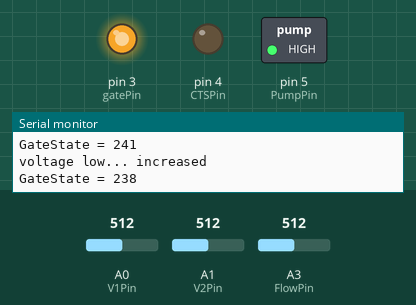
The sketch below on a simulated Arduino Uno, built with avr-gcc and run on an emulated ATmega328P. On the bench: switched loads named in the sketch (green lamp = pin HIGH), output pins drawn as LEDs (lit = HIGH), the last lines printed to the serial monitor. The test bench sets the inputs (shaded band); at power-on: A3 (FlowPin) = 512, A1 (V2Pin) = 512, A0 (V1Pin) = 512.

Above: at 1.2 s.
1.3 s: A3 (FlowPin) set to 809
At 5.81 s:
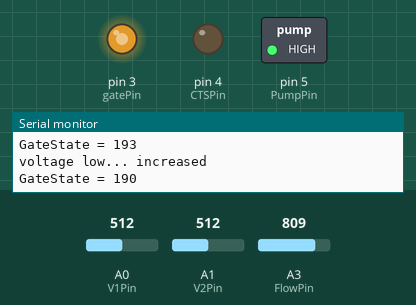
6.7 s: A3 (FlowPin) set to 828
At 7.07 s:
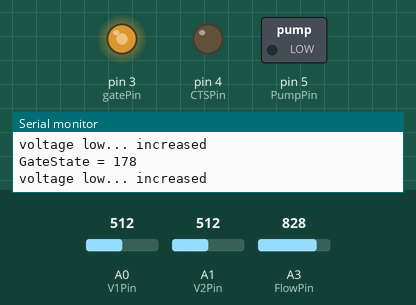
10.2 s: A1 (V2Pin) set to 0
At 14.87 s:
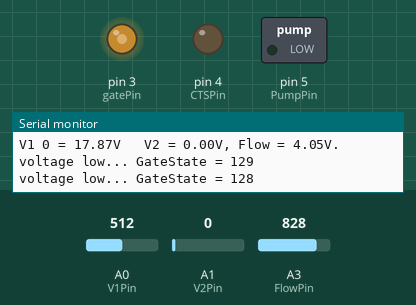
15.6 s: A3 (FlowPin) set to 716
At 16.08 s:
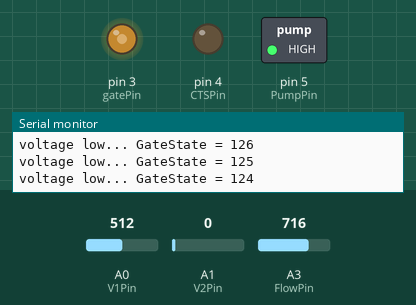
19.1 s: A1 (V2Pin) set to 4
24.5 s: A1 (V2Pin) set to 7
Timing chart, 0 to 59.4 s (numbered marks = the images above; inputs shaded):
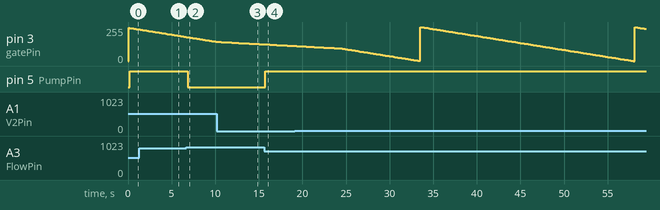

The sketch:

buffered_DHT_to_storage.ino
```cpp
#include "buffered_DHT_to_storage.h"
#include "filewrite.h"

void setup() {
  // Open serial port at baud rate:
  Serial.begin(9600);

  Serial.println(F("Solar regulator and flow sensor"));


  // Solar sensor pins
  pinMode(V1Pin, INPUT);
  pinMode(V2Pin, INPUT);
  // Solar regulator pin
  pinMode(gatePin, OUTPUT);
  // Flow sensor pin
  pinMode(FlowPin, INPUT);
  // Pump power pin
  pinMode(PumpPin, OUTPUT);
  // SoftwareSerial pins
  pinMode(RTSPin, INPUT);
  pinMode(CTSPin, OUTPUT);

  usb.begin(9600);
  //usb.begin(57600); // You can modify the default speed of the VDIP1 with firmware updates to be up to 57600 through newSoftSerial.
  digitalWrite(CTSPin, LOW); // Set the CTS to low and keep it there.

  usb.print("IPA"); // Set to ascii mode.
  usb.write(13);

}

void loop() {
  // put your main code here, to run repeatedly:

  // Check if there's anything waiting
  CheckUsb();
  CheckSerial();


  // Get readings into buffer
  buffCont = 0;
  do {
    x = millis()/1000; // Time now in s

    readVoltstoBuff(&V1Buff[buffCont], &V2Buff[buffCont]);
    doVoltostat(V1Buff[buffCont], V2Buff[buffCont]);

    checkFlow();
    //Serial.println("Did a reading");
    if (x > lastLogTime + TLOG) // If we're on a logging interval (to nearest second)
    {
      buffCont += 1;
      lastLogTime = x;
      //Serial.println("Buffered a reading");
    }
    else
    {
      //delayMicroseconds(TPOLL*1e6); // Time between readings in us
      delay(TPOLL); // Time between readings in ms
      //Serial.println("Waited");
    }
  } while ( buffCont < BUFSZ );

  // Check if there's anything waiting
  CheckUsb();
  CheckSerial();


  writeBufftoSerial(V1Buff, V2Buff);

  //OpenFile();
  //WriteLine();
  //CloseFile();


}

void CheckUsb() {
  // Disable the sending on the USB device if you have filled more than 50% of your buffer (64 bytes by default)
  if (usb.available() > 32)
  {
    digitalWrite(CTSPin, HIGH);
  }
  else
  {
    digitalWrite(CTSPin, LOW);
  }

  // If USB has something for me
  if (usb.available() > 0)
  { // read the incoming byte
    usbRx = usb.read();
    if (usbRx == 0x0D)
    {
      Serial.println();
    }
    else
    {
      Serial.print(usbRx);
    }
  }
}

void CheckSerial() {
  // If Serial (PC) has something for me
  if (Serial.available() > 0)
  { // read the incoming byte
    if (Serial.read() == (byte)'~')
    {
      charIn = 0;
      while (charIn != (byte)'~')
      { // wait for header byte again
        if (Serial.available() > 0)
        {
          charIn = Serial.read();
          Serial.print(charIn, HEX);
          if (charIn == (byte)'~')
          {
            Serial.println("breaking");
            break;
          }
          SendToUsb(charIn);
        }
      }
      SendToUsbTermCmd();
    }
  }
}

void writeBufftoSerial(float* tBuff, float* hBuff) {
  for (int i = 0; i < BUFSZ; i++) {
    Serial.print(F("V1 "));
    Serial.print(i);
    Serial.print(F(" = "));
    Serial.print(tBuff[i]);
    Serial.print(F("V   V2 = "));
    Serial.print(hBuff[i]);
    Serial.print(F("V, Flow = "));
    Serial.print(flowBuff[i]);
    Serial.println("V.");
  }
}
```

buffered_DHT_to_storage.h
```cpp
// Number of seconds between logged readings
#define TLOG 1
// Number of milliseconds between readings
#define TPOLL 100
// Number of readings to average every time
#define NAVG 100

// Number of readings to buffer
#define BUFSZ 1
// Voltage regulator variables
float V1Buff[BUFSZ];
float V2Buff[BUFSZ];
int gateVolt[BUFSZ];
float vNow, tmp1, tmp2;
int buffCont = 0;

// Flow sensor log
float flowBuff[BUFSZ];
float flowLo = 0.5; // Turn on pump if input voltage is between Lo and Hi values.
float flowHi = 4;   //

// Regulator output pin
const int gatePin = 3;
int gateState = 250;
// Voltostat - you will need to figure out how to calculate the output voltage in the function below
float highVolt = 29.72;// 31.45;

// Voltage input pins - set to A0 and A1
const int V1Pin = 14;
const int V2Pin = 15;
// Flow sensor input pin - set to A3
const int FlowPin = 17;
// Pump power pin and setting
const int PumpPin = 5;
const int PumpPower = 255;

void checkFlow()
{
  flowBuff[buffCont] = ( (float) analogRead(FlowPin) ) * 5 / 1023;
  if ( ( flowBuff[buffCont] > flowLo ) & ( flowBuff[buffCont] < flowHi ) )
  {
    analogWrite(PumpPin, PumpPower);
  }
  else
  {
    analogWrite(PumpPin, 0);
  }
}


void readVoltstoBuff(float* V1Buff, float* V2Buff) {
  // Read the volts and buffer the result - perform averaging!
  vNow = 0.0;
  for (int idx = 0; idx < NAVG; idx++)
  {
    vNow += ((float) analogRead(V1Pin)) * 5 * (1.5/0.21) / 1023;
  }
  V1Buff[0] = vNow/NAVG;

  vNow = 0.0;
  for (int idx = 0; idx < NAVG; idx++)
  {
    vNow += ((float) analogRead(V2Pin)) * 5 * (1.5/0.21) / 1023;
  }
  V2Buff[0] = vNow/NAVG;
}

void doVoltostat(float V1Now, float V2Now) {
//gateState = 255;
// Here you define the logic that relates the voltages read with the output PWM (0-255)
  readVoltstoBuff(&V1Now, &V2Now);
  vNow = V1Now;
  if (vNow < highVolt) {
          Serial.print("voltage low... ");

    gateState -= 1;
    analogWrite(gatePin, gateState);
    delay(100);
    readVoltstoBuff(&V1Now, &V2Now);

    if (V1Now < vNow)
    {
      gateState -= 2;
      Serial.println("increased");
    }
  }
//  else {
//          Serial.print("voltage high ... ");
//
//    gateState -= 1;
//
//    analogWrite(gatePin, gateState);
//    delay(100);
//    readVoltstoBuff(&V1Now, &V2Now);
//
//    if (V1Now > vNow)
//    {
//      gateState += 2;
//            Serial.println("decreased");
//
//    }
//  }
  analogWrite(gatePin, gateState);
  gateVolt[buffCont] = gateState;

  Serial.print("GateState = ");
  Serial.println(gateState);
}
```

filewrite.h
```cpp
#include <SoftwareSerial.h>


// RX TX

SoftwareSerial usb(2, 3);

int RTSPin = 5;
int CTSPin = 4;
char usbRx;
byte charIn;

long int x, valToWrite, lastLogTime;
int noOfChars, noOfnoOfChars;

char* strBuf[100]; // Assume I'm never gonna exceed 100 chars at once

void SendToUsb(char val) {
  while (digitalRead(RTSPin) == HIGH) { }
  usb.print(val);
  digitalWrite(CTSPin, LOW);
}

void SendToUsbTermCmd() {
  while (digitalRead(RTSPin) == HIGH) { }
  usb.write(13);
  digitalWrite(CTSPin, LOW);

}

void Tee(char* val[], int nChar) {
  // Assume it's fine to write to USB and serial
  for (int i = 0; i < nChar; i++)
  {
    usb.print(val[i]);
    Serial.print(val[i]);
  }
}

void Buff(char* str[], int nChar) {
  for (int i = 0; i < nChar; i++)
  {
    strBuf[i] = str[i];
  }
}

void TeeInt(int val) {
  // For Teeing an int
  usb.print(val);
  Serial.print(val);
}

void OpenFile()
{
  while (digitalRead(RTSPin) == HIGH) { }
  // This next bit is horrible: The address-of turns the const char into char ** with only a warning from compile.
  Buff(*"OPW LOG.CSV", 11);
  strBuf[11] = 13;
  Tee(strBuf, 12);

  //usb.print("OPW LOG.CSV");               // open to write creates a file or appends to existing
  //usb.print(13);                    // return character
  digitalWrite(CTSPin, LOW);

}

void CloseFile()
{
  while (digitalRead(RTSPin) == HIGH) { }
  Buff(*"CLF LOG.CSV", 11);
  strBuf[11] = 13;
  Tee(strBuf, 12);

  Tee(*"WRF ", 4);
  TeeInt(11);
  strBuf[0] = 13;
  Tee(strBuf, 1);

  Tee(*"V1, V2, VG", 10);
  Tee(strBuf, 1);

  //usb.print("CLF LOG.CSV");  // it closes the file
  //usb.print(13);       // return character
  digitalWrite(CTSPin, LOW);

}

void WriteLine()
{
  for (int i = 0; i < BUFSZ; i++) {
    while (digitalRead(RTSPin) == HIGH) { }
    valToWrite = millis(); // time since we started logging
    noOfChars = 1;
    x = valToWrite;                  // need to copy valToWrite as getting no of characters will consume it
    while (x >= 10)
    { // counts the characters in the number
      noOfChars++;             // thanks to D Mellis for this bit
      x /= 10;
    }

    x = gateVolt[i] > 99 ? 3 : gateVolt[i] > 9 ? 2 : 1; // Thank me later

    noOfChars += 15+x;                  // Need to also write "XX.XX, XX.XX, XXX" and CR (V1, V2, VG)

    Tee(*"WRF ", 4);                //write to file (file needs to have been opened to write first)
    TeeInt(noOfChars);              //needs to then be told how many characters will be written
    strBuf[0] = 13;
    Tee(strBuf, 1);                 //return to say command is finished

    TeeInt(valToWrite);
    Tee(*",", 1);

    valToWrite = (int)(V1Buff[i]); // Get the whole volts
    TeeInt(valToWrite);
    valToWrite = (int)(V1Buff[i] * 100) - valToWrite; // Get 2dp
    TeeInt(valToWrite);
    Tee(*",", 1);

    valToWrite = (int)(V2Buff[i]); // Get the whole volts
    TeeInt(valToWrite);
    valToWrite = (int)(V2Buff[i] * 100) - valToWrite; // Get 2dp
    TeeInt(valToWrite);
    Tee(*",", 1);

    TeeInt(gateVolt[i]);

    strBuf[0] = 13;
    Tee(strBuf, 1);                 //write a return to the contents of the file (so each entry appears on a new line)

    digitalWrite(CTSPin, LOW);
  }
}
```

Measured:
- the behaviour switches between 818 and 819 on A3 (FlowPin) (found by bisection; images 1 and 2)
- after the input at 6.7 s, pin 5 (PumpPin): HIGH → LOW after 0.14 s
- after the input at 15.6 s, pin 5 (PumpPin): LOW → HIGH after 0.16 s
- by itself, pin 3 (gatePin): ramps from 255/255 to 0/255 and jumps back, once every 24.6 s
